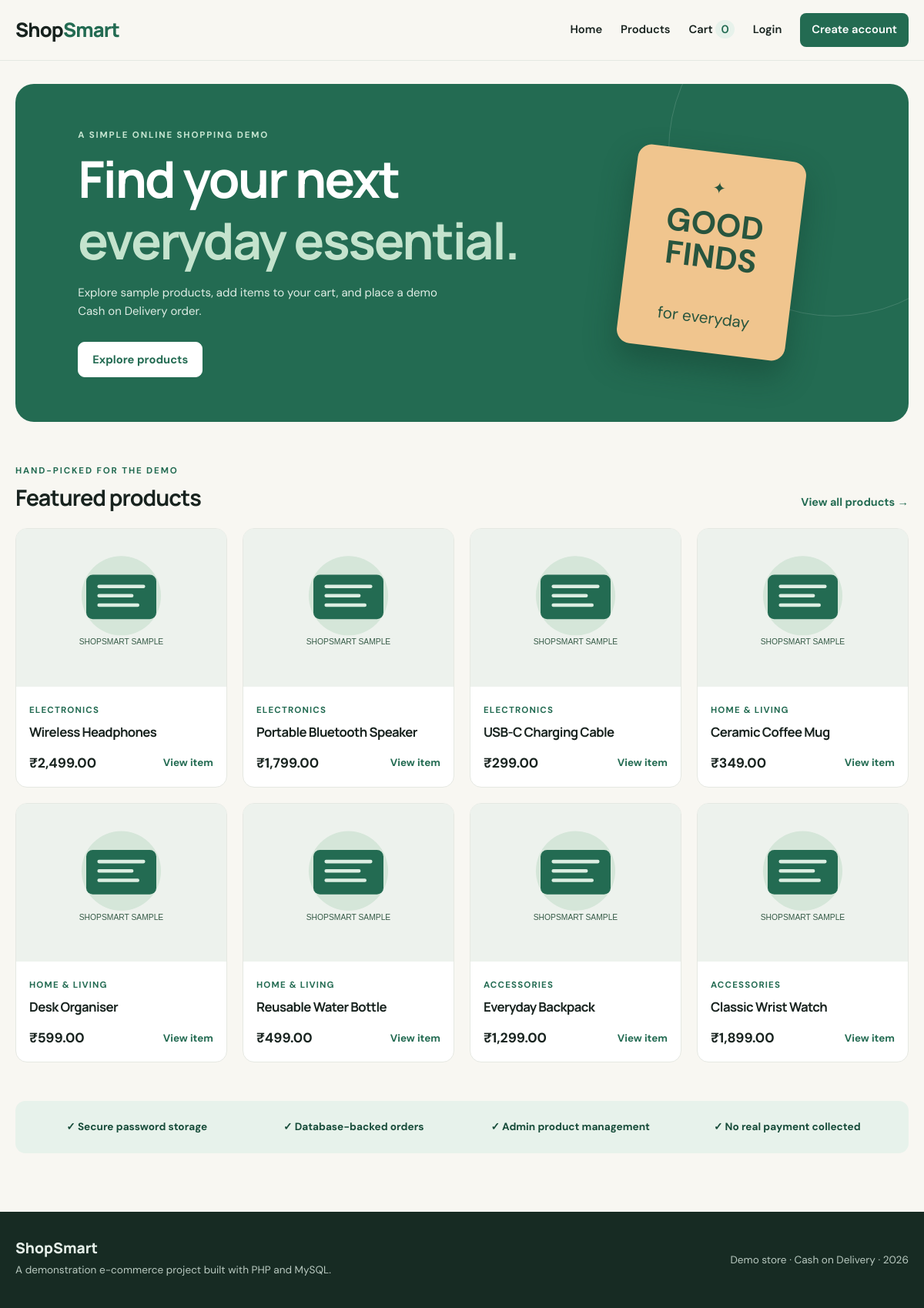
The page / on the database its author committed.
### tables this page shows
CREATE TABLE products (
  id INT UNSIGNED AUTO_INCREMENT PRIMARY KEY,
  category_id INT UNSIGNED NULL,
  name VARCHAR(180) NOT NULL,
  description TEXT NOT NULL,
  price DECIMAL(10,2) NOT NULL,
  stock INT UNSIGNED NOT NULL DEFAULT 0,
  image VARCHAR(255) NOT NULL DEFAULT 'assets/images/product-placeholder.svg',
  active TINYINT(1) NOT NULL DEFAULT 1,
  created_at TIMESTAMP NOT NULL DEFAULT CURRENT_TIMESTAMP,
  CONSTRAINT fk_products_category FOREIGN KEY (category_id) REFERENCES categories(id) ON DELETE SET NULL,
  INDEX idx_products_name (name),
  INDEX idx_products_active (active)
);

CREATE TABLE categories (
  id INT UNSIGNED AUTO_INCREMENT PRIMARY KEY,
  name VARCHAR(100) NOT NULL UNIQUE,
  created_at TIMESTAMP NOT NULL DEFAULT CURRENT_TIMESTAMP
);

### functions.php (called while the page is built, shortened)
<?php
function e(?string $value): string {
    return htmlspecialchars((string)$value, ENT_QUOTES | ENT_SUBSTITUTE, 'UTF-8');
}
function current_user(): ?array {
    return $_SESSION['user'] ?? null;
}
function money(float|int|string $amount): string {
    return '₹' . number_format((float)$amount, 2);
}
function cart_count(): int {
    return array_sum(array_map('intval', $_SESSION['cart'] ?? []));
}

### index.php (the view, shortened to what this page needs)
<?php
require_once __DIR__ . '/config/database.php';
require_once __DIR__ . '/includes/functions.php';
$stmt = $pdo->query("SELECT p.*, c.name AS category_name FROM products p LEFT JOIN categories c ON c.id=p.category_id WHERE p.active=1 ORDER BY p.created_at DESC LIMIT 8");
$products = $stmt->fetchAll();
require __DIR__ . '/includes/header.php';
?>
<section class="hero">
  <div class="hero-copy">
    <p class="eyebrow">A simple online shopping demo</p>
    <h1>Find your next<br><span>everyday essential.</span></h1>
    <p>Explore sample products, add items to your cart, and place a demo Cash on Delivery order.</p>
    <a class="button button-light" href="products.php">Explore products</a>
  </div>
  <div class="hero-art" aria-hidden="true"><div class="art-card">✦<br><strong>GOOD<br>FINDS</strong><br>for everyday</div></div>
</section>
<section class="section-heading"><div><p class="eyebrow">Hand-picked for the demo</p><h2>Featured products</h2></div><a href="products.php" class="text-link">View all products →</a></section>
<div class="product-grid">
<?php foreach ($products as $product): ?>
  <article class="product-card">
    <a href="product-details.php?id=<?= (int)$product['id'] ?>" class="product-image">
      <img src="<?= e($product['image'] ?: 'assets/images/product-placeholder.svg') ?>" alt="<?= e($product['name']) ?>" onerror="this.src='assets/images/product-placeholder.svg'">
    </a>
    <div class="product-info"><span class="category"><?= e($product['category_name'] ?? 'General') ?></span>
      <h3><a href="product-details.php?id=<?= (int)$product['id'] ?>"><?= e($product['name']) ?></a></h3>
      <div class="product-bottom"><strong><?= money($product['price']) ?></strong><a class="small-link" href="product-details.php?id=<?= (int)$product['id'] ?>">View item</a></div>
    </div>
  </article>
<?php endforeach; ?>
</div>
<section class="benefit-strip"><div>✓ Secure password storage</div><div>✓ Database-backed orders</div><div>✓ Admin product management</div><div>✓ No real payment collected</div></section>
<?php require __DIR__ . '/includes/footer.php'; ?>

### header.php (shortened to what this page needs)
<?php
require_once __DIR__ . '/functions.php';
?>
<!doctype html>
<html lang="en">
<head>
  <link rel="stylesheet" href="assets/css/style.css">
</head>
<body>
<header class="site-header">
  <div class="container nav-wrap">
    <a class="brand" href="index.php">Shop<span>Smart</span></a>
    <nav class="nav-links">
      <a href="index.php">Home</a>
      <a href="products.php">Products</a>
      <a href="cart.php">Cart <span class="cart-count"><?= cart_count() ?></span></a>
      <?php if (current_user()): ?>
        <a href="orders.php">My Orders</a>
        <?php if (current_user()['role'] === 'admin'): ?><a href="admin/dashboard.php">Admin</a><?php endif; ?>
        <a href="logout.php">Logout</a>
      <?php else: ?>
        <a href="login.php">Login</a>
        <a class="nav-cta" href="register.php">Create account</a>
      <?php endif; ?>
    </nav>
  </div>
</header>
<main class="container main-content">

### footer.php
</main>
<footer class="site-footer">
  <div class="container footer-inner">
    <div><strong>ShopSmart</strong><p>A demonstration e-commerce project built with PHP and MySQL.</p></div>
    <p>Demo store · Cash on Delivery · <?= date('Y') ?></p>
  </div>
</footer>
</body>
</html>

### rows shown on the page
products: image (placeholder picture), category.name "ELECTRONICS", name "Wireless Headphones", price "₹2,499.00"
products: image (placeholder picture), category.name "ELECTRONICS", name "Portable Bluetooth Speaker", price "₹1,799.00"
products: image (placeholder picture), category.name "ELECTRONICS", name "USB-C Charging Cable", price "₹299.00"
products: image (placeholder picture), category.name "HOME & LIVING", name "Ceramic Coffee Mug", price "₹349.00"
products: image (placeholder picture), category.name "HOME & LIVING", name "Desk Organiser", price "₹599.00"
products: image (placeholder picture), category.name "HOME & LIVING", name "Reusable Water Bottle", price "₹499.00"
products: image (placeholder picture), category.name "ACCESSORIES", name "Everyday Backpack", price "₹1,299.00"
products: image (placeholder picture), category.name "ACCESSORIES", name "Classic Wrist Watch", price "₹1,899.00"

### other values the page prints
cart_count() "0"
